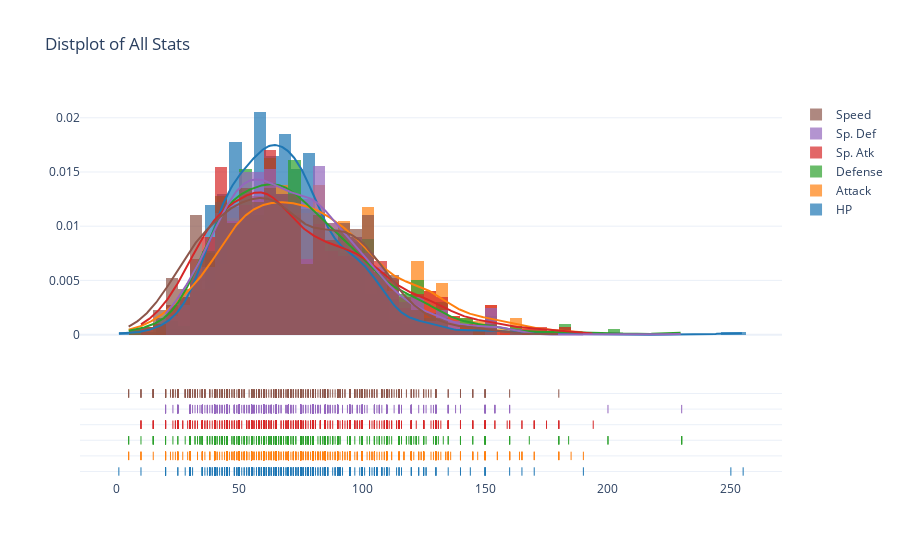

Write notebook code for a chart like this one.
### Markdown cell above
Distribution plot of all stats

### Code cell
configure_plotly_browser_state()
hist_data = [df['HP'], df['Attack'], df['Defense'], df['Sp. Atk'], df['Sp. Def'], df['Speed']]
group_labels = list(df.iloc[:,5:11].columns)

fig = ff.create_distplot(hist_data, group_labels, bin_size=5)
fig.update_layout(title_text='Distplot of All Stats', template='plotly_white')
iplot(fig, filename='Distplot of all pokemon stats')

### Figure 1 — Plotly figure (JSON) as saved in the notebook; plotly's stock layout.template omitted (floating-point values rounded to 4 significant figures; data arrays with more than 128 entries replaced by an {"elided": "..."} marker saying what was removed)
{"data": [{"autobinx": false, "histnorm": "probability density", "legendgroup": "HP", "marker": {"color": "rgb(31, 119, 180)"}, "name": "HP", "opacity": 0.7, "type": "histogram", "x": {"elided": "800 int values"}, "xaxis": "x", "xbins": {"end": 255, "size": 5, "start": 1}, "yaxis": "y"}, {"autobinx": false, "histnorm": "probability density", "legendgroup": "Attack", "marker": {"color": "rgb(255, 127, 14)"}, "name": "Attack", "opacity": 0.7, "type": "histogram", "x": {"elided": "800 int values"}, "xaxis": "x", "xbins": {"end": 190, "size": 5, "start": 5}, "yaxis": "y"}, {"autobinx": false, "histnorm": "probability density", "legendgroup": "Defense", "marker": {"color": "rgb(44, 160, 44)"}, "name": "Defense", "opacity": 0.7, "type": "histogram", "x": {"elided": "800 int values"}, "xaxis": "x", "xbins": {"end": 230, "size": 5, "start": 5}, "yaxis": "y"}, {"autobinx": false, "histnorm": "probability density", "legendgroup": "Sp. Atk", "marker": {"color": "rgb(214, 39, 40)"}, "name": "Sp. Atk", "opacity": 0.7, "type": "histogram", "x": {"elided": "800 int values"}, "xaxis": "x", "xbins": {"end": 194, "size": 5, "start": 10}, "yaxis": "y"}, {"autobinx": false, "histnorm": "probability density", "legendgroup": "Sp. Def", "marker": {"color": "rgb(148, 103, 189)"}, "name": "Sp. Def", "opacity": 0.7, "type": "histogram", "x": {"elided": "800 int values"}, "xaxis": "x", "xbins": {"end": 230, "size": 5, "start": 20}, "yaxis": "y"}, {"autobinx": false, "histnorm": "probability density", "legendgroup": "Speed", "marker": {"color": "rgb(140, 86, 75)"}, "name": "Speed", "opacity": 0.7, "type": "histogram", "x": {"elided": "800 int values"}, "xaxis": "x", "xbins": {"end": 180, "size": 5, "start": 5}, "yaxis": "y"}, {"legendgroup": "HP", "marker": {"color": "rgb(31, 119, 180)"}, "mode": "lines", "name": "HP", "showlegend": false, "type": "scatter", "x": {"elided": "500 float values"}, "xaxis": "x", "y": {"elided": "500 float values"}, "yaxis": "y"}, {"legendgroup": "Attack", "marker": {"color": "rgb(255, 127, 14)"}, "mode": "lines", "name": "Attack", "showlegend": false, "type": "scatter", "x": {"elided": "500 float values"}, "xaxis": "x", "y": {"elided": "500 float values"}, "yaxis": "y"}, {"legendgroup": "Defense", "marker": {"color": "rgb(44, 160, 44)"}, "mode": "lines", "name": "Defense", "showlegend": false, "type": "scatter", "x": {"elided": "500 float values"}, "xaxis": "x", "y": {"elided": "500 float values"}, "yaxis": "y"}, {"legendgroup": "Sp. Atk", "marker": {"color": "rgb(214, 39, 40)"}, "mode": "lines", "name": "Sp. Atk", "showlegend": false, "type": "scatter", "x": {"elided": "500 float values"}, "xaxis": "x", "y": {"elided": "500 float values"}, "yaxis": "y"}, {"legendgroup": "Sp. Def", "marker": {"color": "rgb(148, 103, 189)"}, "mode": "lines", "name": "Sp. Def", "showlegend": false, "type": "scatter", "x": {"elided": "500 float values"}, "xaxis": "x", "y": {"elided": "500 float values"}, "yaxis": "y"}, {"legendgroup": "Speed", "marker": {"color": "rgb(140, 86, 75)"}, "mode": "lines", "name": "Speed", "showlegend": false, "type": "scatter", "x": {"elided": "500 float values"}, "xaxis": "x", "y": {"elided": "500 float values"}, "yaxis": "y"}, {"legendgroup": "HP", "marker": {"color": "rgb(31, 119, 180)", "symbol": "line-ns-open"}, "mode": "markers", "name": "HP", "showlegend": false, "type": "scatter", "x": {"elided": "800 int values"}, "xaxis": "x", "y": {"elided": "800 str values"}, "yaxis": "y2"}, {"legendgroup": "Attack", "marker": {"color": "rgb(255, 127, 14)", "symbol": "line-ns-open"}, "mode": "markers", "name": "Attack", "showlegend": false, "type": "scatter", "x": {"elided": "800 int values"}, "xaxis": "x", "y": {"elided": "800 str values"}, "yaxis": "y2"}, {"legendgroup": "Defense", "marker": {"color": "rgb(44, 160, 44)", "symbol": "line-ns-open"}, "mode": "markers", "name": "Defense", "showlegend": false, "type": "scatter", "x": {"elided": "800 int values"}, "xaxis": "x", "y": {"elided": "800 str values"}, "yaxis": "y2"}, {"legendgroup": "Sp. Atk", "marker": {"color": "rgb(214, 39, 40)", "symbol": "line-ns-open"}, "mode": "markers", "name": "Sp. Atk", "showlegend": false, "type": "scatter", "x": {"elided": "800 int values"}, "xaxis": "x", "y": {"elided": "800 str values"}, "yaxis": "y2"}, {"legendgroup": "Sp. Def", "marker": {"color": "rgb(148, 103, 189)", "symbol": "line-ns-open"}, "mode": "markers", "name": "Sp. Def", "showlegend": false, "type": "scatter", "x": {"elided": "800 int values"}, "xaxis": "x", "y": {"elided": "800 str values"}, "yaxis": "y2"}, {"legendgroup": "Speed", "marker": {"color": "rgb(140, 86, 75)", "symbol": "line-ns-open"}, "mode": "markers", "name": "Speed", "showlegend": false, "type": "scatter", "x": {"elided": "800 int values"}, "xaxis": "x", "y": {"elided": "800 str values"}, "yaxis": "y2"}], "layout": {"barmode": "overlay", "hovermode": "closest", "legend": {"traceorder": "reversed"}, "title": {"text": "Distplot of All Stats"}, "xaxis": {"anchor": "y2", "domain": [0, 1], "zeroline": false}, "yaxis": {"anchor": "free", "domain": [0.35, 1], "position": 0}, "yaxis2": {"anchor": "x", "domain": [0, 0.25], "dtick": 1, "showticklabels": false}}}
